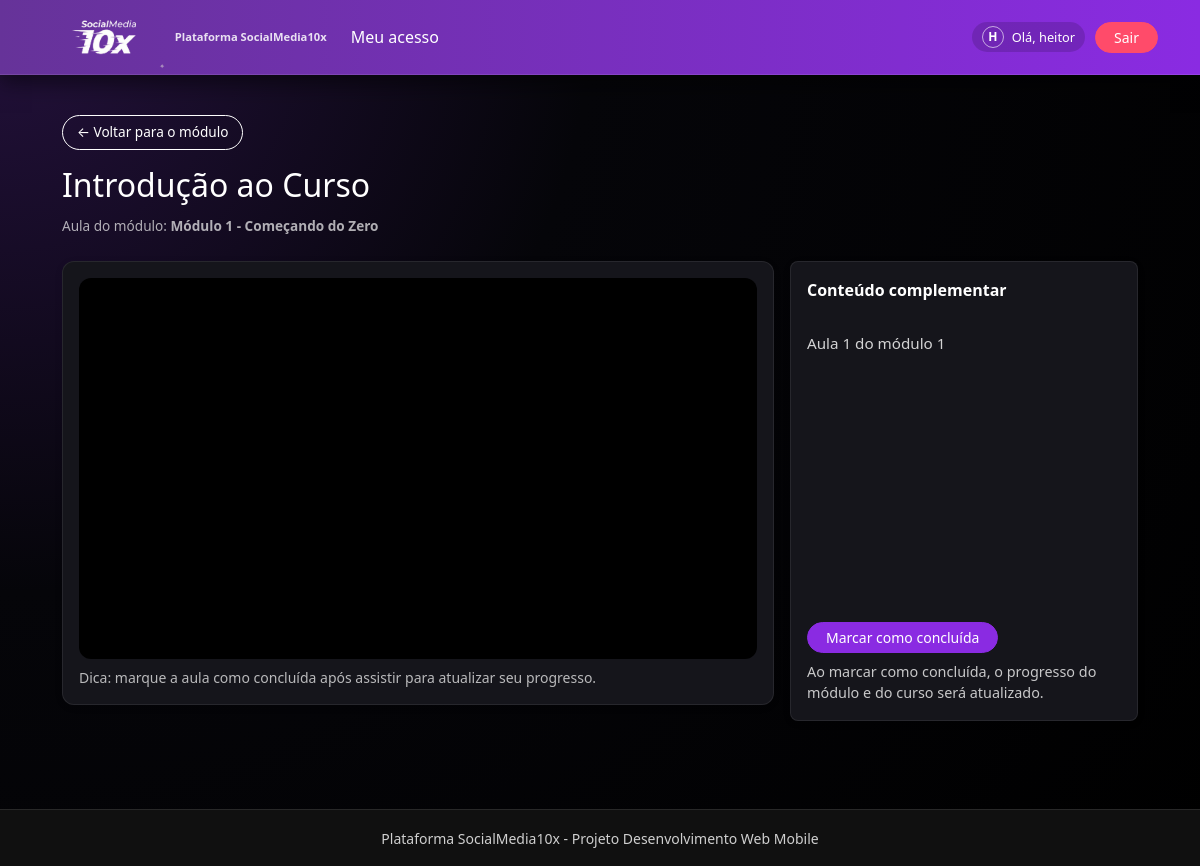
The page /courses/aula/1/ (signed in) on the database its author committed.
### accounts/models.py (models this page shows, shortened)
class User(AbstractUser):
    is_instructor = models.BooleanField(default=False)

### courses/models.py (models this page shows, shortened)
class Lesson(models.Model):
    module = models.ForeignKey(
        Module,
        on_delete=models.CASCADE,
        related_name="lessons",
        verbose_name="Módulo",
    )
    title = models.CharField("Título", max_length=200)
    video_url = models.URLField(
        "URL do vídeo",
        blank=True,
        help_text=(
            "Cole o link do YouTube (ex: https://www.youtube.com/watch?v=ID "
            "ou https://youtu.be/ID). A plataforma converte para embed "
            "automaticamente."
        ),
    )
    content = models.TextField(
        "Conteúdo complementar",
        blank=True,
        help_text="Descrição, anotações ou material complementar da aula.",
    )
    order = models.PositiveIntegerField(
        "Ordem",
        default=0,
        help_text="Ordem em que a aula aparece dentro do módulo.",
    )
    class Meta:
        verbose_name = "Aula"
        verbose_name_plural = "Aulas"
        ordering = ["order"]
        unique_together = ("module", "order")
    def get_embed_url(self) -> str:
        if not self.video_url:
            return ""
        url = self.video_url.strip()
        parsed = urlparse(url)
        if "youtube.com" in parsed.netloc:
            qs = parse_qs(parsed.query)
            video_id = qs.get("v", [None])[0]
            if video_id:
                return f"https://www.youtube.com/embed/{video_id}"
        if "youtu.be" in parsed.netloc:
            video_id = parsed.path.lstrip("/")
            if video_id:
                return f"https://www.youtube.com/embed/{video_id}"
        return url

class Module(models.Model):
    course = models.ForeignKey(
        Course,
        on_delete=models.CASCADE,
        related_name="modules",
        verbose_name="Curso",
    )
    title = models.CharField("Título", max_length=200)
    description = models.TextField("Descrição", blank=True)
    order = models.PositiveIntegerField(
        "Ordem",
        default=0,
        help_text="Ordem em que o módulo aparece dentro do curso.",
    )
    class Meta:
        verbose_name = "Módulo"
        verbose_name_plural = "Módulos"
        ordering = ["order"]
        unique_together = ("course", "order")

### courses/views.py (the view)
# urls.py: path("aula/<int:pk>/", views.lesson_detail, name="lesson_detail"),
@login_required
def lesson_detail(request, pk):
    lesson = get_object_or_404(Lesson, pk=pk)
    progress_obj, _ = LessonProgress.objects.get_or_create(
        user=request.user,
        lesson=lesson,
        defaults={"completed": False},
    )
    context = {
        "lesson": lesson,
        "progress_obj": progress_obj,
    }
    return render(request, "courses/lesson_detail.html", context)

### templates/courses/lesson_detail.html (shortened to what this page needs)
{% extends 'base.html' %}
{% block content %}
<section id="lesson-page">
  <div class="container">
    <a href="{% url 'courses:module_detail' lesson.module.id %}"
       class="btn btn-sm btn-outline-light back-link">
      ← Voltar para o módulo
    </a>
    <h2 class="lesson-title">{{ lesson.title }}</h2>
    <p class="lesson-meta">
      Aula do módulo: <strong>{{ lesson.module.title }}</strong>
    </p>
    <div class="row g-3">
      <div class="col-lg-8">
        <div class="card section-card lesson-video-card mb-3">
          <div class="card-body">
            {% if lesson.video_url %}
              <div class="lesson-video-wrapper ratio ratio-16x9 mb-2">
                <iframe
                  src="{{ lesson.get_embed_url }}"
                  title="{{ lesson.title }}"
                  frameborder="0"
                  allow="accelerometer; autoplay; clipboard-write; encrypted-media; gyroscope; picture-in-picture; web-share"
                  allowfullscreen>
                </iframe>
              </div>
              <p class="small text-muted mb-0">
                Dica: marque a aula como concluída após assistir para atualizar seu progresso.
              </p>
            {% else %}
              <p class="mb-0">
                Nenhum vídeo cadastrado para esta aula ainda.
              </p>
            {% endif %}
          </div>
        </div>
      </div>
      <div class="col-lg-4">
        <div class="card section-card h-100">
          <div class="card-body d-flex flex-column justify-content-between">
            <div>
              <p class="lesson-content-title">Conteúdo complementar</p>
              {% if lesson.content %}
                <p class="lesson-content-body">
                  {{ lesson.content }}
                </p>
              {% else %}
                <p class="lesson-content-body">
                  Esta aula não possui material de apoio cadastrado ainda.
                </p>
              {% endif %}
            </div>
            <div class="completion-area mt-3">
              <form method="post" action="{% url 'courses:toggle_lesson_completion' lesson.id %}">
                {% if progress_obj.completed %}
                  <div class="mb-2">
                    <span class="badge badge-concluida">Aula concluída</span>
                  </div>
                  <button type="submit" class="btn btn-sm btn-outline-light">
                    Desmarcar como concluída
                  </button>
                  <p class="completion-status mt-2 mb-0">
                    Você já concluiu esta aula. Se precisar revisar, é só assistir novamente.
                  </p>
                {% else %}
                  <button type="submit" class="btn btn-sm btn-primary">
                    Marcar como concluída
                  </button>
                  <p class="completion-status mt-2 mb-0">
                    Ao marcar como concluída, o progresso do módulo e do curso será atualizado.
                  </p>
                {% endif %}
              </form>
            </div>
          </div>
        </div>
      </div>
    </div>
  </div>
</section>
{% endblock %}

### templates/base.html (shortened to what this page needs)
{% load static %}
<!DOCTYPE html>
<html lang="pt-br">
<head>
    <link rel="stylesheet" href="{% static 'bootstrap/css/bootstrap.min.css' %}">
    <link rel="stylesheet" href="{% static 'css/style.css' %}">
</head>
<body>
<nav class="navbar navbar-expand-lg navbar-dark">
  <div class="container">
    <a class="navbar-brand d-flex align-items-center" href="{% url 'landing' %}">
      <img src="{% static 'img/socialmedia10x-logo.png.png' %}"
           alt="SocialMedia10x"
           class="brand-logo-img">
      <span class="brand-text-tagline d-none d-sm-inline">
        Plataforma SocialMedia10x
      </span>
    </a>
    <div class="collapse navbar-collapse" id="mainNavbar">
      <ul class="navbar-nav me-auto mb-2 mb-lg-0">
        {% if user.is_authenticated %}
          <li class="nav-item">
            <a class="nav-link" href="{% url 'billing:payment' %}">Meu acesso</a>
          </li>
        {% else %}
          <li class="nav-item">
            <a class="nav-link" href="{% url 'landing' %}">Início</a>
          </li>
        {% endif %}
      </ul>
      <div class="d-flex align-items-center">
        {% if user.is_authenticated %}
          <div class="user-chip">
            <div class="user-avatar-circle">
              {{ user.first_name|default:user.username|first|upper }}
            </div>
            <span>
              Olá, {{ user.first_name|default:user.username }}
            </span>
          </div>
          <a href="{% url 'logout' %}" class="btn btn-sm btn-danger">
            Sair
          </a>
        {% endif %}
      </div>
    </div>
  </div>
</nav>
<main>
  {% block content %}{% endblock %}
</main>
<footer class="py-3 bg-dark text-center text-white-50 mt-5">
  <small>Plataforma SocialMedia10x - Projeto Desenvolvimento Web Mobile</small>
</footer>
</body>
</html>

### static/css/style.css (style rules this page uses)
body { background-color: #f8f9fa; }
.navbar-brand { font-weight: 600; }
.section-card { border-radius: 8px; box-shadow: 0 2px 10px rgba(0, 0, 0, 0.06); }
:root { --roxo: #8A2BE2; --roxo-escuro: #663399; --preto: #101010; --branco: #FFFFFF; }
body { background: radial-gradient(circle at top left, #24113d 0, #050509 40%, #000000 100%); color: var(--branco); }
a { color: var(--roxo); }
.navbar { background: linear-gradient(90deg, var(--roxo-escuro), var(--roxo)); border-bottom: 1px solid rgba(255,255,255,0.1); }
.navbar-brand, .navbar .nav-link { color: #ffffff !important; }
.btn-primary { background-color: var(--roxo) !important; border-color: var(--roxo) !important; color: #ffffff !important; }
.card { background-color: #15151b; border: 1px solid rgba(255,255,255,0.08); color: #ffffff; }
footer { color: rgba(255,255,255,0.7); }
* { outline: none !important; }

### templates/base.html (style rules this page uses)
:root { --roxo: #8A2BE2; --roxo-escuro: #663399; --preto: #101010; --branco: #FFFFFF; }
body { background: radial-gradient(circle at top left, #24113d 0, #050509 40%, #000000 100%) !important; color: #f5f5f5 !important; }
.navbar { background: linear-gradient(90deg, var(--roxo-escuro), var(--roxo)) !important; box-shadow: 0 8px 20px rgba(0,0,0,0.5); position: sticky; top: 0; z-index: 1030; }
.navbar-brand, .navbar .nav-link, .navbar .text-white { color: #ffffff !important; }
.brand-logo-img { height: 68px; width: auto; display: block; }
.navbar { padding-top: 0.2rem; padding-bottom: 0.2rem; }
.navbar-brand { padding-top: 0; padding-bottom: 0; }
.brand-text-tagline { font-size: 0.7rem; opacity: 0.85; margin-left: 8px; }
.user-chip { display: inline-flex; align-items: center; gap: 8px; padding: 4px 10px; border-radius: 999px; background: rgba(0,0,0,0.15); color: #ffffff; font-size: 0.8rem; margin-right: 10px; }
.user-avatar-circle { width: 22px; height: 22px; border-radius: 50%; border: 1px solid rgba(255,255,255,0.6); display: flex; align-items: center; justify-content: center; font-size: 0.75rem; font-weight: 600; }
.btn-primary { background-color: var(--roxo) !important; border-color: var(--roxo) !important; color: #ffffff !important; border-radius: 999px; padding-inline: 18px; }
.btn-outline-light { border-color: #ffffff !important; color: #ffffff !important; border-radius: 999px; padding-inline: 18px; }
.btn-danger { background-color: #ff4b6a !important; border-color: #ff4b6a !important; border-radius: 999px; padding-inline: 18px; }
.card, .bg-light, .bg-white { background-color: #15151b !important; border: 1px solid rgba(255,255,255,0.08) !important; color: #f5f5f5 !important; }
.card-title, .card-text, .card-body { color: #f5f5f5 !important; }
.text-white-50 { color: rgba(255,255,255,0.8) !important; }
.text-muted, .form-text { color: rgba(255,255,255,0.7) !important; }
footer.bg-dark { background-color: var(--preto) !important; border-top: 1px solid rgba(255,255,255,0.1); color: rgba(255,255,255,0.8) !important; }
* { outline: none !important; }

### templates/courses/lesson_detail.html (style rules this page uses)
#lesson-page { max-width: 1100px; margin: 0 auto; padding: 40px 0; }
#lesson-page .back-link { font-size: 0.85rem; margin-bottom: 1rem; border-radius: 999px; padding: 6px 14px; }
#lesson-page .lesson-title { color: #ffffff; margin-bottom: 0.75rem; }
#lesson-page .lesson-meta { font-size: 0.85rem; color: rgba(245,245,245,0.7); margin-bottom: 1.5rem; }
.lesson-video-card { border-radius: 12px; overflow: hidden; }
.lesson-video-wrapper { border-radius: 12px; overflow: hidden; background-color: #000; }
.lesson-content-title { font-size: 1rem; font-weight: 600; color: #ffffff; margin-bottom: 0.5rem; }
.lesson-content-body { font-size: 0.95rem; color: rgba(245,245,245,0.85); white-space: pre-line; }
#lesson-page .completion-area { margin-top: 20px; }
#lesson-page .completion-status { font-size: 0.9rem; color: rgba(245,245,245,0.8); }

### rows shown on the page
User: first_name|first "H", first_name "heitor"
Lesson: title "Introdução ao Curso", module "Módulo 1 - Começando do Zero", content "Aula 1 do módulo 1"
